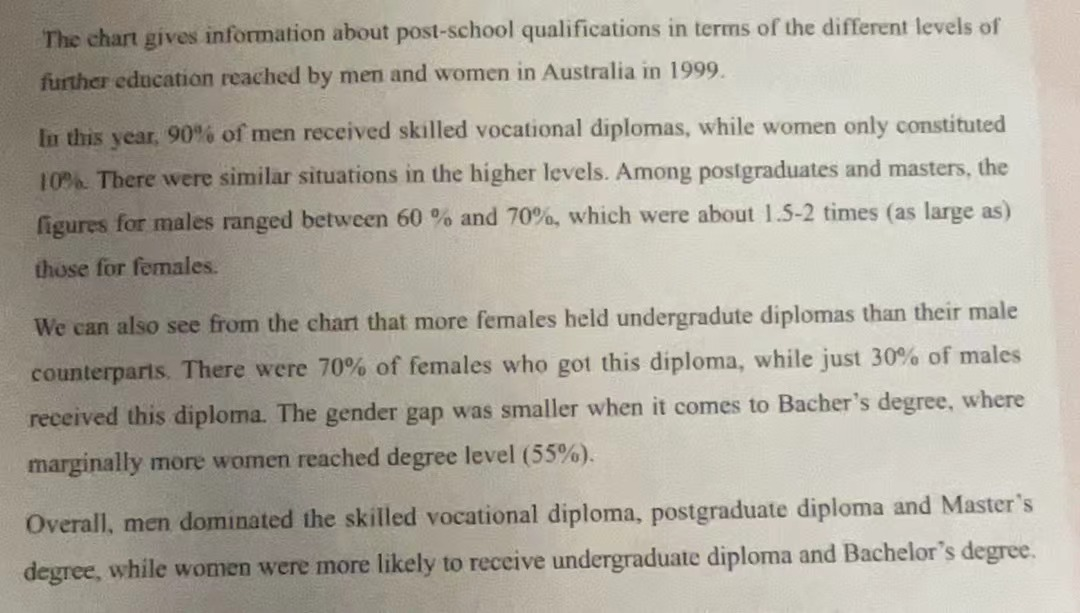
#> input picture images/text1.jpg, 1080 x 613 px
$ python -i imageProcess.py   (imports and definitions only)
#> lines starting #> are read from the running program, lines starting #| are printed output that depends on the picture
#> further down, picture is the input picture: shape (613, 1080, 3); mean B, G, R 158.7, 170, 174.9
import cv2 as cv
import numpy as np
import matplotlib.pyplot as plt

def retinex(img, sigma=30):
    """
    对图像应用 Retinex 算法进行增强，并在每一步操作后展示图像结果。
    :param img: 输入的彩色图像
    :param sigma: 高斯模糊的标准差，控制尺度
    :return: 增强后的图像
    """
#> called with sigma = 30
    # 转换为浮点型并加 1
    img = img.astype(np.float32) + 1.0

    # 计算对数图像
    img_log = np.log(img)
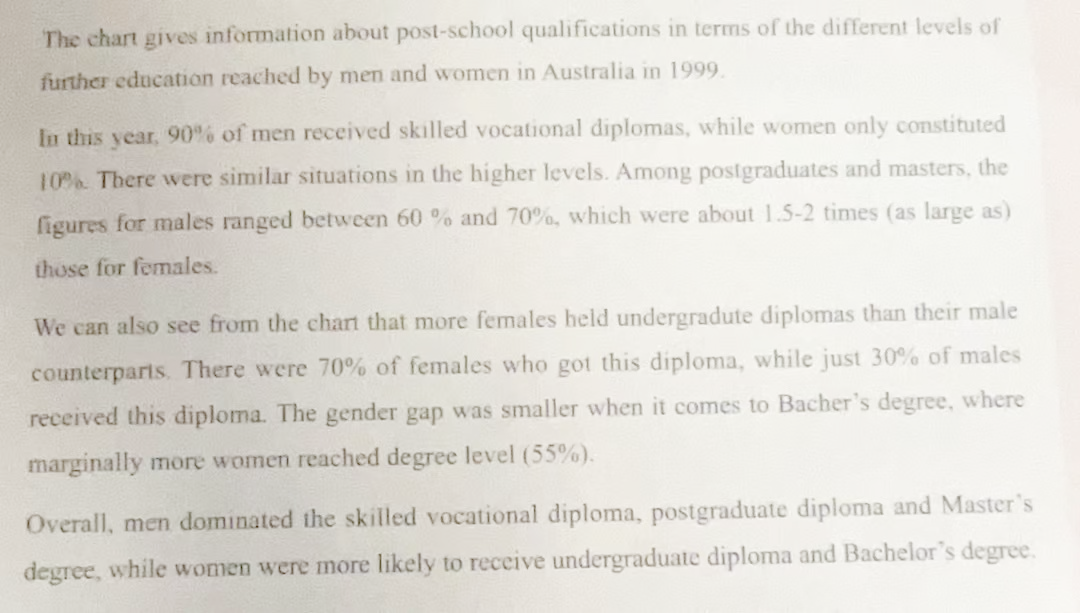
#> img_log: shape (613, 1080, 3) float32; mean of channels 0, 1, 2 5.03, 5.1, 5.14; drawn with min black and max white

    # 应用高斯模糊来模拟照明成分
    blurred = cv.GaussianBlur(img_log, (0, 0), sigma)
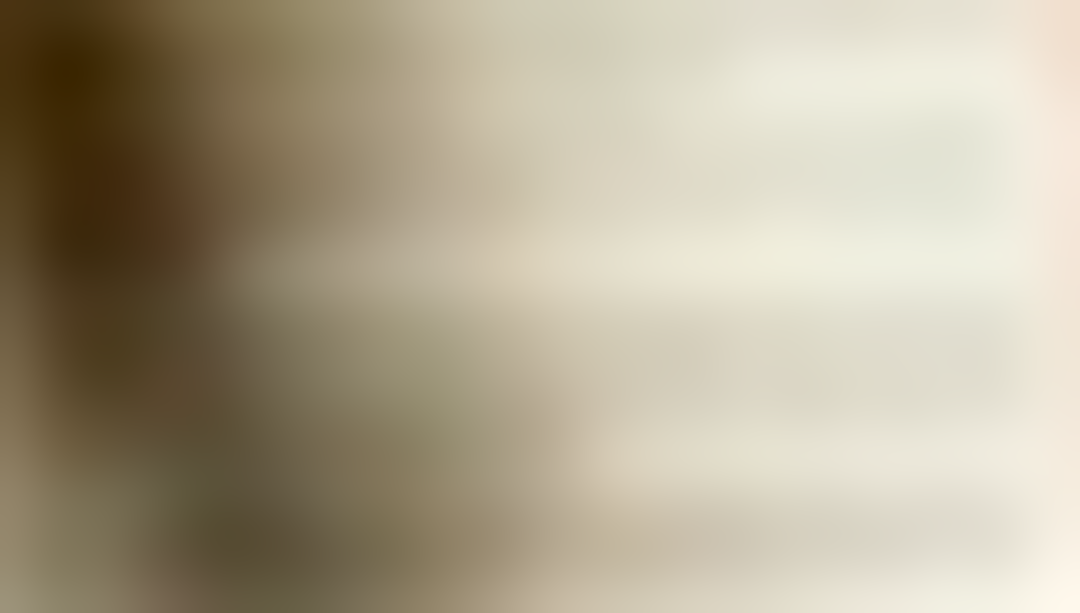
#> blurred: shape (613, 1080, 3) float32; mean of channels 0, 1, 2 5.03, 5.1, 5.14; drawn with min black and max white

    # 计算反射成分
    result = img_log - blurred
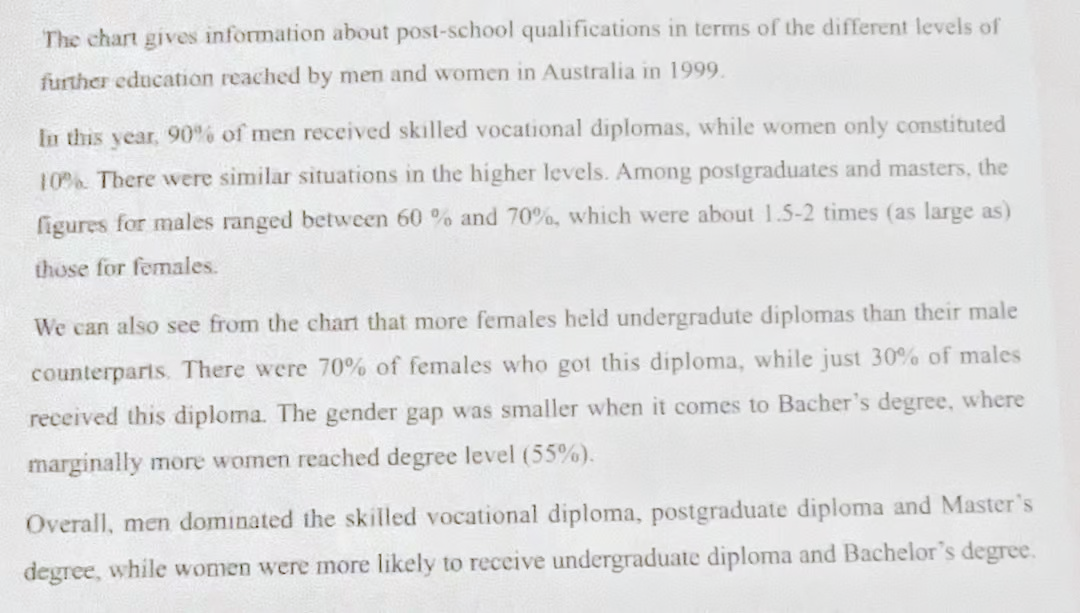
#> result: shape (613, 1080, 3) float32; mean of channels 0, 1, 2 8.51e-05, 7.89e-05, 8.6e-05; drawn with min black and max white
    result = np.exp(result) - 1.0
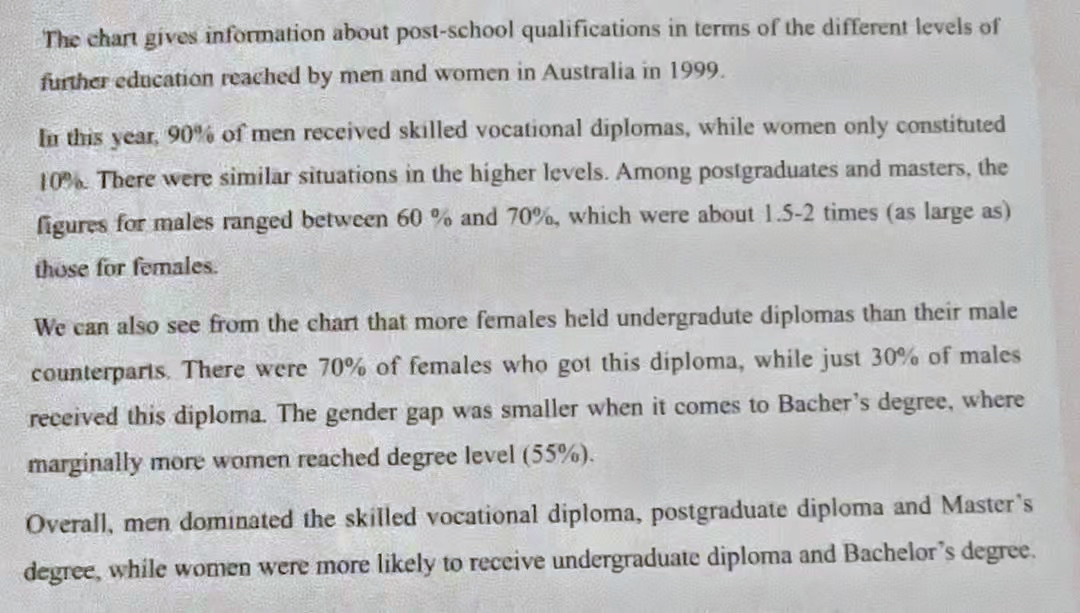
#> result: shape (613, 1080, 3) float32; mean of channels 0, 1, 2 0.0127, 0.0109, 0.00994; drawn with min black and max white
    plt.subplot(2, 3, 3)
    plt.imshow(cv.cvtColor(np.uint8(result), cv.COLOR_BGR2RGB))
    plt.title('Retinex Result')
    plt.axis('off')

    # 归一化并转换为 uint8
    result = cv.normalize(result, None, 0, 255, cv.NORM_MINMAX)
    result = np.uint8(result)
    return result

# [24 lines of commented-out code are left out]

>>> import cv2
>>> picture = cv2.imread('images/text1.jpg')
>>> result = retinex(picture)
